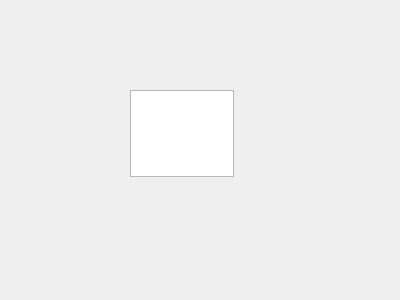
<?xml version="1.0" encoding="UTF-8"?>
<ui version="4.0">
 <class>Rank</class>
 <widget class="QWidget" name="Rank">
  <property name="geometry">
   <rect>
    <x>0</x>
    <y>0</y>
    <width>400</width>
    <height>300</height>
   </rect>
  </property>
  <property name="windowTitle">
   <string>QtWidgetsClass</string>
  </property>
  <widget class="QTextEdit" name="textEdit">
   <property name="geometry">
    <rect>
     <x>130</x>
     <y>90</y>
     <width>104</width>
     <height>87</height>
    </rect>
   </property>
  </widget>
 </widget>
 <layoutdefault spacing="6" margin="11"/>
 <resources/>
 <connections/>
</ui>
